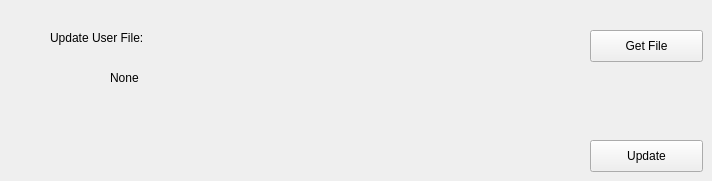
      <widget class="QWidget" name="tab_2">
       <attribute name="title">
        <string>User Update</string>
       </attribute>
       <widget class="QPushButton" name="GetFile_Btn">
        <property name="geometry">
         <rect>
          <x>590</x>
          <y>30</y>
          <width>113</width>
          <height>32</height>
         </rect>
        </property>
        <property name="text">
         <string>Get File</string>
        </property>
       </widget>
       <widget class="QLabel" name="label_4">
        <property name="geometry">
         <rect>
          <x>50</x>
          <y>30</y>
          <width>181</width>
          <height>16</height>
         </rect>
        </property>
        <property name="text">
         <string>Update User File:</string>
        </property>
       </widget>
       <widget class="QLabel" name="label_file">
        <property name="geometry">
         <rect>
          <x>110</x>
          <y>70</y>
          <width>461</width>
          <height>16</height>
         </rect>
        </property>
        <property name="text">
         <string>None</string>
        </property>
       </widget>
       <widget class="QPushButton" name="UpdateUser_Btn">
        <property name="geometry">
         <rect>
          <x>590</x>
          <y>140</y>
          <width>113</width>
          <height>32</height>
         </rect>
        </property>
        <property name="text">
         <string>Update</string>
        </property>
       </widget>
      </widget>
